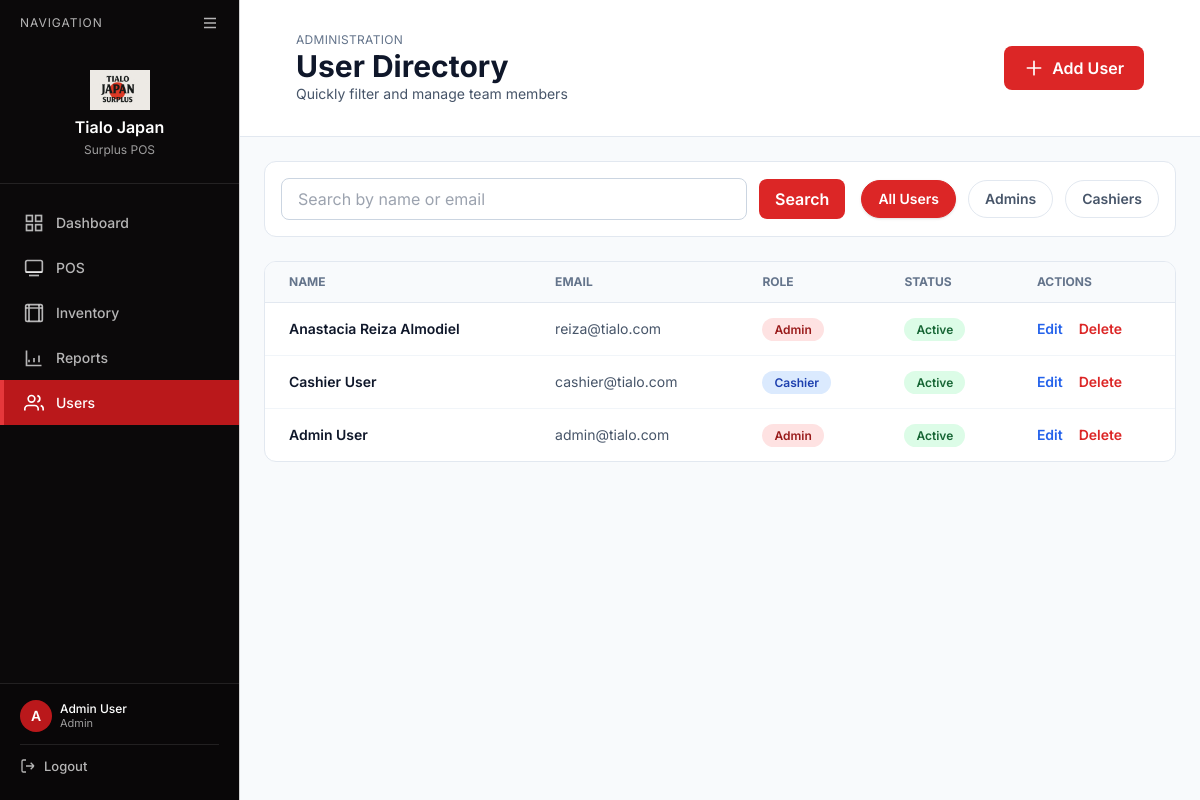
The app's page /index.php?page=users (signed in) with its own data.
### tables this page shows
CREATE TABLE `users` (
  `user_id` int(11) NOT NULL,
  `name` varchar(100) NOT NULL,
  `email` varchar(100) NOT NULL,
  `password` varchar(255) NOT NULL,
  `role` enum('Admin','Cashier') NOT NULL,
  `created_at` timestamp NOT NULL DEFAULT current_timestamp()
);

### src/modules/users/index.php (the view, shortened to what this page needs)
<?php
include __DIR__ . '/../../includes/db_connect.php';
$role_filter = $_GET['role'] ?? 'all';
$search = trim($_GET['search'] ?? '');
$allowed_roles = ['Admin', 'Cashier'];
$query = "SELECT * FROM users";
$params = [];
$types = '';
$query .= ' ORDER BY user_id DESC';
if (!empty($params)) {
    $stmt = $conn->prepare($query);
    $stmt->bind_param($types, ...$params);
    $stmt->execute();
    $users_result = $stmt->get_result();
} else {
    $users_result = $conn->query($query);
}
?>
<?php
include __DIR__ . '/../../includes/page_header.php';
?>
<body class="bg-slate-50 flex">
    <?php include __DIR__ . '/../../includes/sidebar.php'; ?>
    <div class="flex-1 flex flex-col">
        <header class="bg-white border-b border-slate-200 sticky top-0 z-40 page-header">
            <div class="px-6 py-4 flex flex-wrap items-center justify-between gap-4">
                <div>
                    <p class="text-xs uppercase tracking-wide text-slate-500">Administration</p>
                    <h1 class="text-3xl font-bold text-slate-900">User Directory</h1>
                    <p class="text-sm text-slate-600">Quickly filter and manage team members</p>
                </div>
                <a href="?page=users/user_form" class="inline-flex items-center px-5 py-2.5 rounded-lg bg-red-600 hover:bg-red-700 text-white font-semibold transition">
                    <svg class="w-5 h-5 mr-2" fill="none" stroke="currentColor" viewBox="0 0 24 24">
                        <path stroke-linecap="round" stroke-linejoin="round" stroke-width="2" d="M12 4v16m8-8H4"/>
                    </svg>
                    Add User
                </a>
            </div>
        </header>
        <main class="flex-1 px-6 py-6 space-y-6">
            <div class="bg-white rounded-xl border border-slate-200 p-4 flex flex-col gap-4 lg:flex-row lg:items-center lg:justify-between">
                <form class="flex-1" method="GET">
                    <div class="flex items-center gap-3">
                        <input type="text" name="search" value="<?php echo htmlspecialchars($search); ?>" placeholder="Search by name or email" class="flex-1 px-4 py-2 border border-slate-300 rounded-lg focus:outline-none focus:ring-2 focus:ring-red-500">
                        <button type="submit" class="px-4 py-2 rounded-lg bg-red-600 text-white font-semibold hover:bg-red-700 transition">Search</button>
                    </div>
                </form>
                <div class="flex flex-wrap items-center gap-3">
                    <?php
                    $filter_links = [
                        'all' => 'All Users',
                        'Admin' => 'Admins',
                        'Cashier' => 'Cashiers',
                    ];
                    foreach ($filter_links as $value => $label):
                        $active = $role_filter === $value || ($value === 'all' && !in_array($role_filter, $allowed_roles, true));
                    ?>
                        <a href="?page=users&role=<?php echo urlencode($value); ?>&search=<?php echo urlencode($search); ?>" class="px-4 py-2 rounded-full border text-sm font-semibold transition <?php echo $active ? 'bg-red-600 border-red-600 text-white shadow' : 'bg-white border-slate-200 text-slate-600 hover:border-slate-300'; ?>">
                            <?php echo $label; ?>
                        </a>
                    <?php endforeach; ?>
                </div>
            </div>
            <div class="bg-white rounded-xl border border-slate-200 overflow-x-auto">
                <table class="w-full">
                    <thead>
                        <tr class="bg-slate-50 border-b border-slate-200 text-xs font-semibold text-slate-500 uppercase">
                            <th class="px-6 py-3 text-left">Name</th>
                            <th class="px-6 py-3 text-left">Email</th>
                            <th class="px-6 py-3 text-left">Role</th>
                            <th class="px-6 py-3 text-left">Status</th>
                            <th class="px-6 py-3 text-left">Actions</th>
                        </tr>
                    </thead>
                    <tbody class="divide-y divide-slate-100">
                        <?php if ($users_result && $users_result->num_rows > 0): ?>
                            <?php while ($user = $users_result->fetch_assoc()): ?>
                                <tr class="hover:bg-slate-50">
                                    <td class="px-6 py-4 text-sm font-semibold text-slate-900"><?php echo htmlspecialchars($user['name']); ?></td>
                                    <td class="px-6 py-4 text-sm text-slate-600"><?php echo htmlspecialchars($user['email']); ?></td>
                                    <td class="px-6 py-4 text-sm">
                                        <span class="px-3 py-1 rounded-full text-xs font-semibold <?php echo $user['role'] === 'Admin' ? 'bg-red-100 text-red-800' : 'bg-blue-100 text-blue-800'; ?>">
                                            <?php echo htmlspecialchars($user['role']); ?>
                                        </span>
                                    </td>
                                    <td class="px-6 py-4 text-sm">
                                        <span class="px-3 py-1 bg-green-100 text-green-800 rounded-full text-xs font-semibold">Active</span>
                                    </td>
                                    <td class="px-6 py-4 text-sm space-x-3">
                                        <a href="?page=users/user_form&id=<?php echo $user['user_id']; ?>" class="text-blue-600 hover:text-blue-800 font-semibold">Edit</a>
                                        <form method="POST" action="<?php echo APP_URL; ?>/public/index.php?page=users/process_user" class="inline" onsubmit="return confirm('Delete this user?');">
                                            <button type="submit" class="text-red-600 hover:text-red-800 font-semibold">Delete</button>
                                        </form>
                                    </td>
                                </tr>
                            <?php endwhile; ?>
                        <?php else: ?>
                            <tr>
                                <td colspan="5" class="px-6 py-8 text-center text-sm text-slate-500">No users found for the selected filters.</td>
                            </tr>
                        <?php endif; ?>
                    </tbody>
                </table>
            </div>
        </main>
    </div>
<?php include __DIR__ . '/../../includes/page_footer.php'; ?>

### src/includes/page_header.php (style rules this page uses)
* { font-family: 'Inter', sans-serif; }

### src/includes/sidebar.php (style rules this page uses)
:root { --color-bg-app: #F5F3F4; --color-surface: #FFFFFF; --color-text-strong: #161A1D; --color-text-muted: #B1A7A6; --color-border: #D3D3D3; --color-primary: #BA181B; --color-primary-hover: #A4161A; --color-primary-active: #660708; --color-accent: #E5383B; --color-neutral-dark: #0B090A; --color-neutral-light: #D3D3D3; }
body { background-color: var(--color-bg-app); color: var(--color-text-strong); font-family: 'Inter', -apple-system, BlinkMacSystemFont, 'Segoe UI', sans-serif; }
.page-header { padding: 16px 32px; }

### records on screen
users: name "Anastacia Reiza Almodiel", email "reiza@tialo.com", role "Admin"
users: name "Cashier User", email "cashier@tialo.com", role "Cashier"
users: name "Admin User", email "admin@tialo.com", role "Admin"

### other values on screen
$item['label'] "Dashboard"
$item['label'] "POS"
$item['label'] "Inventory"
$item['label'] "Reports"
$item['label'] "Users"
substr($_SESSION['name'], 0, 1) "A"
substr($_SESSION['name'], 0, 12) "Admin User"
$_SESSION['role'] "Admin"
$label "All Users"
$label "Admins"
$label "Cashiers"
